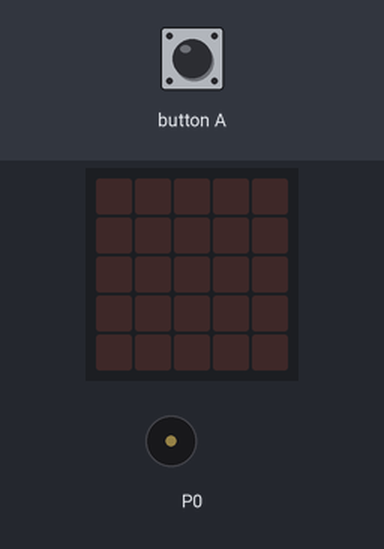
Bench run of a program on a simulated BBC micro:bit (MakeCode). On the bench: the board's 5×5 LED display, buzzer (waves = sounding). Inputs (shaded band) come from the test bench.

Above: at 1.2 s.
1.3 s: button A pressed for 0.15 s
At 4.2 s:
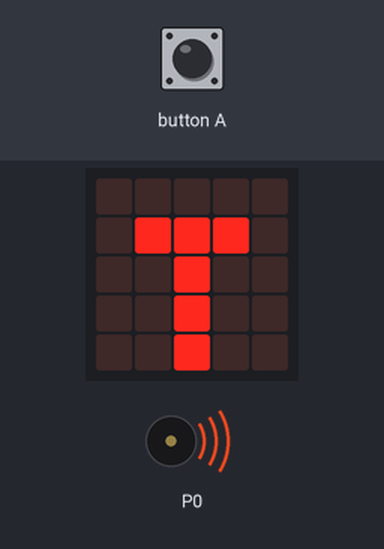
Timing chart, 0 to 10.3 s (numbered marks = the images above; inputs shaded):
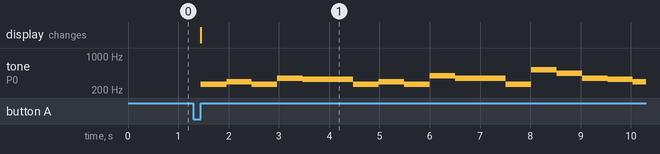

Measured:
- after the input at 1.3 s, tone on P0: plays 262 Hz for 0.51 s, 294 Hz for 0.51 s, 262 Hz for 0.51 s, 349 Hz for 0.51 s, 330 Hz for 1.0 s, 262 Hz for 0.51 s … (16 notes in this stretch), starting after 0.15 s; the display: changes after 0.15 s (image 1)

The program:

main.ts
```typescript
input.onButtonPressed(Button.A, function () {
    music.startMelody(music.builtInMelody(Melodies.Birthday), MelodyOptions.Once)
    basic.showLeds(`
        . . . . .
        . # # # .
        . . # . .
        . . # . .
        . . # . .
        `)
})
```

test.ts
```typescript
// テストはここに来ます。このパッケージが拡張機能として使用されるときにはコンパイルされません。
```
